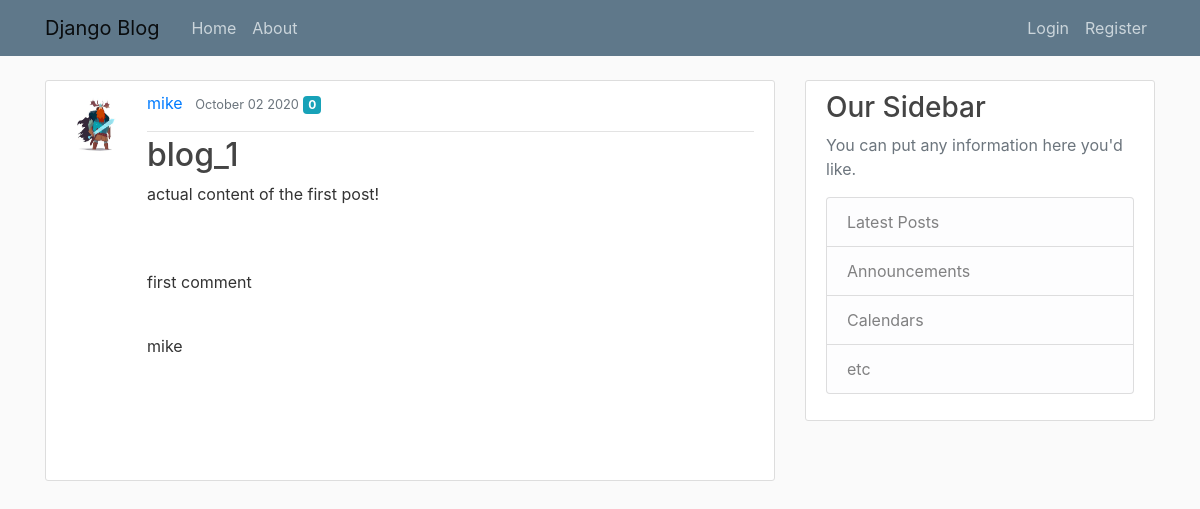
The app's page /post/1/ with its own data.
### blogs/models.py (models this page shows, shortened)
class Post(models.Model):
    title = models.CharField(max_length=100)
    content = models.TextField()
    date_posted = models.DateTimeField(default=timezone.now)
    author = models.ForeignKey(User, on_delete=models.CASCADE)
    likes_count = models.IntegerField(default=0)

class Comment(models.Model):
    post = models.ForeignKey('blogs.Post', on_delete=models.CASCADE, related_name='comments')
    words = models.TextField()
    signature = models.ForeignKey(User, on_delete=models.DO_NOTHING)
    created = models.DateTimeField(default=timezone.now)

### users/models.py (models this page shows, shortened)
class Profile(models.Model):
    user = models.OneToOneField(User, on_delete=models.CASCADE)
    image = models.ImageField(default='default.jpg', upload_to='profile_pics')

### blogs/views.py (the view)
# urls.py: path('post/<int:pk>/', PostDetailView.as_view(), name='post-detail'),
class PostDetailView(DetailView):
    model = Post

### blogs/templates/blogs/post_detail.html (shortened to what this page needs)
{% extends "blogs/base.html" %}
{% block content %}
        <article class="media content-section">
            <img class="rounded-circle article-img" src="{{ post.author.profile.image.url }}">
          <div class="media-body">
            <div class="article-metadata">
              <a class="mr-2" href="#">{{ object.author }}</a>
              <small class="text-muted">{{ object.date_posted|date:"F d Y" }}</small>
              <p class="badge badge-info mr-4">{{ object.likes_count}}</p>
            </div>
            <h2 class="article-title">{{ object.title }}</h2>
            <p class="article-content">{{ object.content }}</p>
            <div class="article-content">
              {% for comment in object.comments.all %}
                    <p>{{comment.words}}</p>
                    <p>{{comment.signature}}</p>
              {% endfor %}
            </div>
          </div>
        </article>
{% endblock content %}

### blogs/static/blogs/main.css (style rules this page uses)
body { background: #fafafa; color: #333333; margin-top: 5rem; }
h1, h2, h3, h4, h5, h6 { color: #444444; }
.content-section { background: #ffffff; padding: 10px 20px; border: 1px solid #dddddd; border-radius: 3px; margin-bottom: 20px; }
.article-title { color: #444444; }
.article-content { white-space: pre-line; }
.article-img { height: 65px; width: 65px; margin-right: 16px; }
.article-metadata { padding-bottom: 1px; margin-bottom: 4px; border-bottom: 1px solid #e3e3e3 }

### records on screen
Post: author.profile.image (picture), author "mike", date_posted "October 02 2020", likes_count "0", title "blog_1", content "actual content of the first post!"
Comment: words "first comment", signature "mike"
